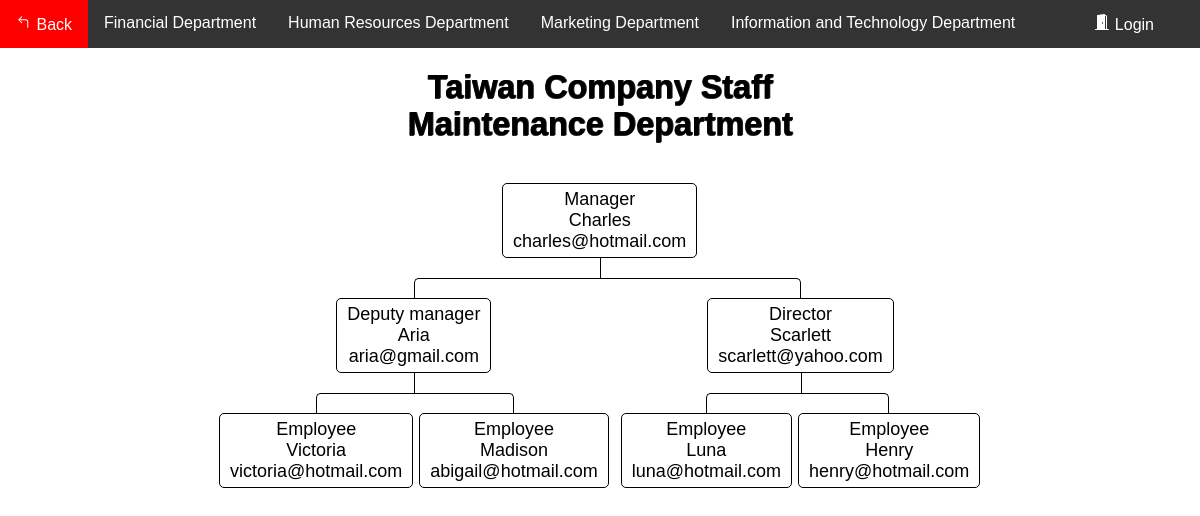
/Flowchart/flowchart_Tai_M.php, run on the app's committed database.
### tables this page shows
CREATE TABLE `department_tai` (
  `ID` double NOT NULL,
  `Name` varchar(100) DEFAULT NULL,
  `email` varchar(100) DEFAULT NULL,
  `department` varchar(100) DEFAULT NULL,
  `Number` varchar(100) DEFAULT NULL,
  `position` varchar(100) DEFAULT NULL
);

### Flowchart/data_Tai.php (called while the page is built, shortened)
<?php
    require_once "config.php";
    $sql = "SELECT * from department_tai where ID ='1015'";
    $result = $link->query($sql);
        if ($result->num_rows > 0) {
            while ($row = $result->fetch_assoc()) {
                $Name1015 = $row['Name'];
                $email1015 = $row['email'];
            }
        }
        $sql = "SELECT * from department_tai where ID ='1016'";
    $result = $link->query($sql);
        if ($result->num_rows > 0) {
            while ($row = $result->fetch_assoc()) {
                $Name1016 = $row['Name'];
                $email1016 = $row['email'];
            }
        }
    $sql = "SELECT * from department_tai where ID ='1017'";
    $result = $link->query($sql);
        if ($result->num_rows > 0) {
            while ($row = $result->fetch_assoc()) {
                $Name1017 = $row['Name'];
                $email1017 = $row['email'];
            }
        }
    $sql = "SELECT * from department_tai where ID ='1018'";
    $result = $link->query($sql);
        if ($result->num_rows > 0) {
            while ($row = $result->fetch_assoc()) {
                $Name1018 = $row['Name'];
                $email1018 = $row['email'];
            }
        }
    $sql = "SELECT * from department_tai where ID ='1019'";
    $result = $link->query($sql);
        if ($result->num_rows > 0) {
            while ($row = $result->fetch_assoc()) {
                $Name1019 = $row['Name'];
            }
        }
    $sql = "SELECT * from department_tai where ID ='1020'";
    $result = $link->query($sql);
        if ($result->num_rows > 0) {
            while ($row = $result->fetch_assoc()) {
                $Name1020 = $row['Name'];
                $email1020 = $row['email'];
            }
        }
    $sql = "SELECT * from department_tai where ID ='1021'";
    $result = $link->query($sql);
        if ($result->num_rows > 0) {
            while ($row = $result->fetch_assoc()) {
                $Name1021 = $row['Name'];
                $email1021 = $row['email'];
            }
        }
    $sql = "SELECT * from department_tai where ID ='1033'";
    $result = $link->query($sql);
        if ($result->num_rows > 0) {
            while ($row = $result->fetch_assoc()) {
                $email1033 = $row['email'];
            }
        }
?>

### Flowchart/flowchart_Tai_M.php (the view, shortened to what this page needs)
<?php
require_once "data_Tai.php";
?>
<!DOCTYPE html>
<html lang="en">
<head>
	<link rel="stylesheet" href="style.css">
</head>
<body>
<div class="navbar">
            <a href="../HomePages/Home.php">
			 Back</a>
			<a href="flowchart_Tai_F.php">Financial Department</a>
			<a href="flowchart_Tai_HR.php">Human Resources Department</a>
			<a href="flowchart_Tai_Ma.php">Marketing Department</a>
			<a href="flowchart_Tai_IT.php">Information and Technology Department</a>
			 <?php
                if(isset($_SESSION["loggedin"]) && $_SESSION["loggedin"] === true){
			?>
				<a href="../AccountSystem1/welcome.php" class="a1">
				<svg width="1em" height="1em" viewBox="0 0 16 16" class="bi bi-house-door-fill" fill="currentColor" xmlns="http://www.w3.org/2000/svg">
					<path d="M6.5 10.995V14.5a.5.5 0 0 1-.5.5H2a.5.5 0 0 1-.5-.5v-7a.5.5 0 0 1 .146-.354l6-6a.5.5 0 0 1 .708 0l6 6a.5.5 0 0 1 .146.354v7a.5.5 0 0 1-.5.5h-4a.5.5 0 0 1-.5-.5V11c0-.25-.25-.5-.5-.5H7c-.25 0-.5.25-.5.495z"/>
					<path fill-rule="evenodd" d="M13 2.5V6l-2-2V2.5a.5.5 0 0 1 .5-.5h1a.5.5 0 0 1 .5.5z"/>
				</svg>
				Home</a>
			<?php
                }else{
			?>
				<a href="../AccountSystem1/login.php" class="a1">
				Login</a>
			<?php
                }
            ?>
        </div>
<div>
<div>
	<br>
	<h1>Taiwan Company Staff<br>Maintenance Department</h1>
	<nav class="nav">
							<ul style="text-align: center;">
								<li>
									<a href="#">Manager<br><?php echo $Name1015; ?><br><?php echo $email1015; ?></a>
										<ul>
											<li>
												<a href="#">Deputy manager<br><?php echo $Name1016; ?><br><?php echo $email1016; ?></a>
													<ul>
														<li>
															<a href="#">Employee<br><?php echo $Name1018; ?><br><?php echo $email1018; ?></a>
																<li>
																	<a href="#">Employee<br><?php echo $Name1019; ?><br><?php echo $email1033; ?></a>
																</li>
														</li>
													</ul>
														<li>
															<a href="#">Director<br><?php echo $Name1017; ?><br><?php echo $email1017; ?></a>
															<ul>
																<li>
																	<a href="#">Employee<br><?php echo $Name1020; ?><br><?php echo $email1020; ?></a>
																	<li>
																		<a href="#">Employee<br><?php echo $Name1021; ?><br><?php echo $email1021; ?></a>
																	</li>
																</li>
															</ul>
														</li>
													</li>
												</ul>
											</li>
										</ul>
	</nav>
</div>
</body>
</html>

### Flowchart/style.css (style rules this page uses)
*, *:before, *:after { -webkit-box-sizing: border-box; -moz-box-sizing: border-box; box-sizing: border-box; }
* { position: relative; margin: 0; padding: 0; border: 0 none; transition: all ease .4s; }
html, body { width: 100%; height: 100%; font-family: 'Fjalla One', sans-serif; font-size: 18px; }
.nav ul { position: relative; padding-top: 20px; }
.nav li { position: relative; padding: 20px 3px 0 3px; float: left; text-align: center; list-style-type: none; }
.nav li::before, .nav li::after { content: ''; position: absolute; top: 0; right: 50%; width: 50%; height: 20px; border-top: 1px solid #000000; }
.nav li::after { left: 50%; right: auto; border-left: 1px solid #000000; }
.nav li:only-child::after, .nav li:only-child::before { content: ''; display: none; }
.nav li:only-child { padding-top: 0; }
.nav li:first-child::before, .nav li:last-child::after { border: 0 none; }
.nav li:last-child::before { border-right: 1px solid #000000; border-radius: 0 5px 0 0; }
.nav li:first-child::after { border-radius: 5px 0 0 0; }
.nav ul ul::before { content: ''; position: absolute; top: 0; left: 50%; border-left: 1px solid #000000; width: 0; height: 20px; }
.nav li a { display: inline-block; padding: 5px 10px; border-radius: 5px; border: 1px solid #000000; text-decoration: none; color: #000000; font-family: arial, verdana, tahoma; font-size: 18px; }
.navbar { overflow: hidden; background-color: #333; font-family: Arial, Helvetica, sans-serif; }
.navbar a { float: left; font-size: 16px; color: white; text-align: center; padding: 14px 16px; text-decoration: none; }
.a1 { position: absolute; right: 30px; }

### Flowchart/flowchart_Tai_M.php (style rules this page uses)
h1 { color: #000000; text-align: center; font-size: 1.8rem; text-shadow: rgba(0,0,0,0.6) 1px 0, rgba(0,0,0,0.6) 1px 0, rgba(0,0,0,0.6) 0 1px, rgba(0,0,0,0.6) 0 1px; }
.nav { margin: 20px auto; width: 780px; min-height: auto; text-align: center; }

### data on the page
department_tai: Name "Charles", email "charles@hotmail.com"
department_tai: Name "Aria", email "aria@gmail.com"
department_tai: Name "Victoria", email "victoria@hotmail.com"
department_tai: Name "Madison"
department_tai: email "abigail@hotmail.com"
department_tai: Name "Scarlett", email "scarlett@yahoo.com"
department_tai: Name "Luna", email "luna@hotmail.com"
department_tai: Name "Henry", email "henry@hotmail.com"
